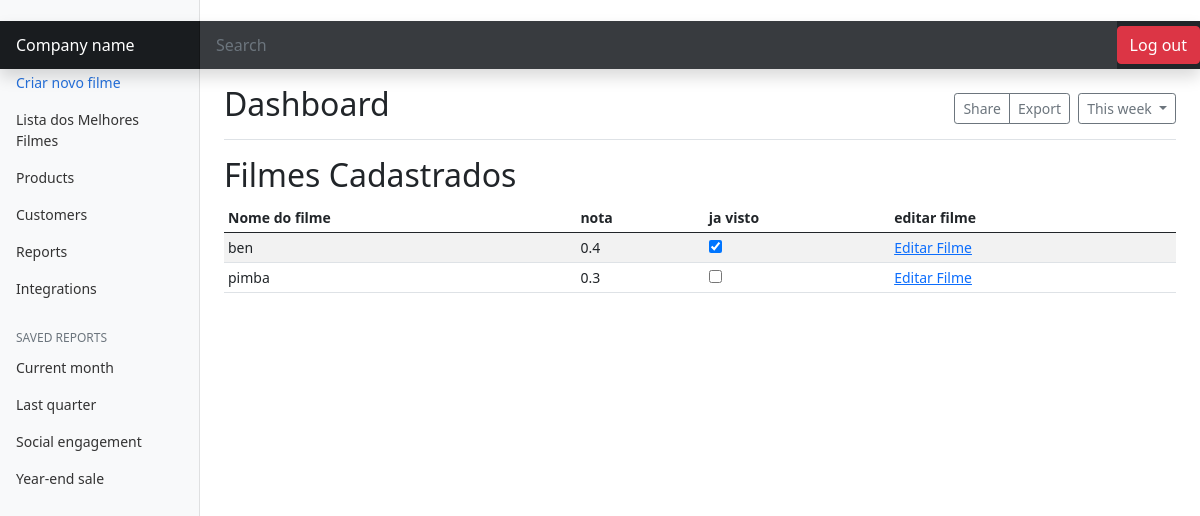
/show_bests_films/1/, run on the app's committed database.
### filmes/models.py (models this page shows, shortened)
class Filme(models.Model):
    user = models.ForeignKey(User, on_delete=models.CASCADE)
    name = models.CharField(
        max_length=40, unique=True, blank=False, null=False
        )
    description = models.TextField(default=None)
    avaliation = models.FloatField(default=0,null=True,validators=[validade_if_the_note_is_valid])
    visto = models.BooleanField(default=False)
    date_of_creation = models.DateTimeField(auto_now_add=True)
    date_of_update = models.DateTimeField(auto_now=True)

### filmes/views.py (the view)
# urls.py: path('show_bests_films/<int:pk>/',show_best_films, name='show_bests_films'),
def show_best_films(request,pk):
    filmes_orded = list()
    filmes = Filme.objects.filter(user__pk=pk)
    for cont, filme_atual in enumerate(filmes) :
        if cont==0:
            filmes_orded.append(filme_atual)
        else:
            if filme_atual.avaliation>=filmes_orded[-1].avaliation:
                filmes_orded.append(filme_atual)
            else:
                for filme in filmes_orded:
                    if filme_atual.avaliation<=filme.avaliation:
                        index_filme = filmes_orded.index(filme)
                        filmes_orded.insert(index_filme,filme_atual)
                        break
    return render(request, template_name="filmes/home_page.html"
    ,context={'filmes':reversed(filmes_orded)}
    )

### filmes/templates/filmes/home_page.html (shortened to what this page needs)
{% extends 'filmes/index.html' %}
{% load static %}
{% block title %}
<link rel="stylesheet" href="{% static 'filmes/bootstrap/css/dashboard.css' %}">
{% endblock title %}
{% block content %}
<header class="navbar navbar-dark sticky-top bg-dark flex-md-nowrap p-0 shadow">
  <a class="navbar-brand col-md-3 col-lg-2 me-0 px-3" href="#">Company name</a>
  <input class="form-control form-control-dark w-100" type="text" placeholder="Search" aria-label="Search">
  <div class="navbar-nav">
    <div class="nav-item text-nowrap">
         <button type="button" class="btn btn-danger" data-bs-toggle="modal" data-bs-target="#staticBackdrop">
      Log out
      </button>
    </div>
  </div>
</header>
<div class="container-fluid">
  <div class="row">
    <nav id="sidebarMenu" class="col-md-3 col-lg-2 d-md-block bg-light sidebar collapse">
      <div class="position-sticky pt-3">
        <ul class="nav flex-column">
          <li class="nav-item">
            <a class="nav-link active" aria-current="page" href="{% url 'filmes:new_movie' %}">
              Criar novo filme
            </a>
          </li>
          <li class="nav-item">
            <a class="nav-link" href="{% url 'filmes:show_bests_films' user.pk%}">
              Lista dos Melhores Filmes
            </a>
          </li>
          <li class="nav-item">
            <a class="nav-link" href="#">
              Products
            </a>
          </li>
          <li class="nav-item">
            <a class="nav-link" href="#">
              Customers
            </a>
          </li>
          <li class="nav-item">
            <a class="nav-link" href="#">
              Reports
            </a>
          </li>
          <li class="nav-item">
            <a class="nav-link" href="#">
              Integrations
            </a>
          </li>
        </ul>
        <h6 class="sidebar-heading d-flex justify-content-between align-items-center px-3 mt-4 mb-1 text-muted">
          <span>Saved reports</span>
        </h6>
        <ul class="nav flex-column mb-2">
          <li class="nav-item">
            <a class="nav-link" href="#">
              Current month
            </a>
          </li>
          <li class="nav-item">
            <a class="nav-link" href="#">
              Last quarter
            </a>
          </li>
          <li class="nav-item">
            <a class="nav-link" href="#">
              Social engagement
            </a>
          </li>
          <li class="nav-item">
            <a class="nav-link" href="#">
              Year-end sale
            </a>
          </li>
        </ul>
      </div>
    </nav>
    <main class="col-md-9 ms-sm-auto col-lg-10 px-md-4">
      <div class="d-flex justify-content-between flex-wrap flex-md-nowrap align-items-center pt-3 pb-2 mb-3 border-bottom">
        <h1 class="h2">Dashboard</h1>
        <div class="btn-toolbar mb-2 mb-md-0">
          <div class="btn-group me-2">
            <button type="button" class="btn btn-sm btn-outline-secondary">Share</button>
            <button type="button" class="btn btn-sm btn-outline-secondary">Export</button>
          </div>
          <button type="button" class="btn btn-sm btn-outline-secondary dropdown-toggle">
            This week
          </button>
        </div>
      </div>
      <h2>Filmes Cadastrados</h2>
      <table class="table table-striped table-sm">
          <thead>
            <tr>
              <th scope="col">Nome do filme</th>
              <th scope="col">nota</th>
              <th scope="col">ja visto</th>
              <th scope="col">editar filme</th>
            </tr>
          </thead>
          <tbody>
            {% for filme in  filmes %}
              <tr>
                  <td>{{filme.name}}</td>
                  <td>{{filme.avaliation}}</td>
                  <td>
                    <div>
                    {% if filme.visto %}
                      <input type="checkbox" name="visto" checked>
                    {% else %}
                      <input type="checkbox" >
                    {% endif %}
                    </div>
                  </td>
                  <td><a href="{% url 'filmes:detail_or_update_film' filme.pk%}">Editar Filme</a></td>
                </tr>
            {% endfor %}
            </tbody>
        </table>
    </main>
  </div>
</div>
{% endblock content %}

### data on the page
Filme: name "ben", avaliation "0.4"
Filme: name "pimba", avaliation "0.3"
